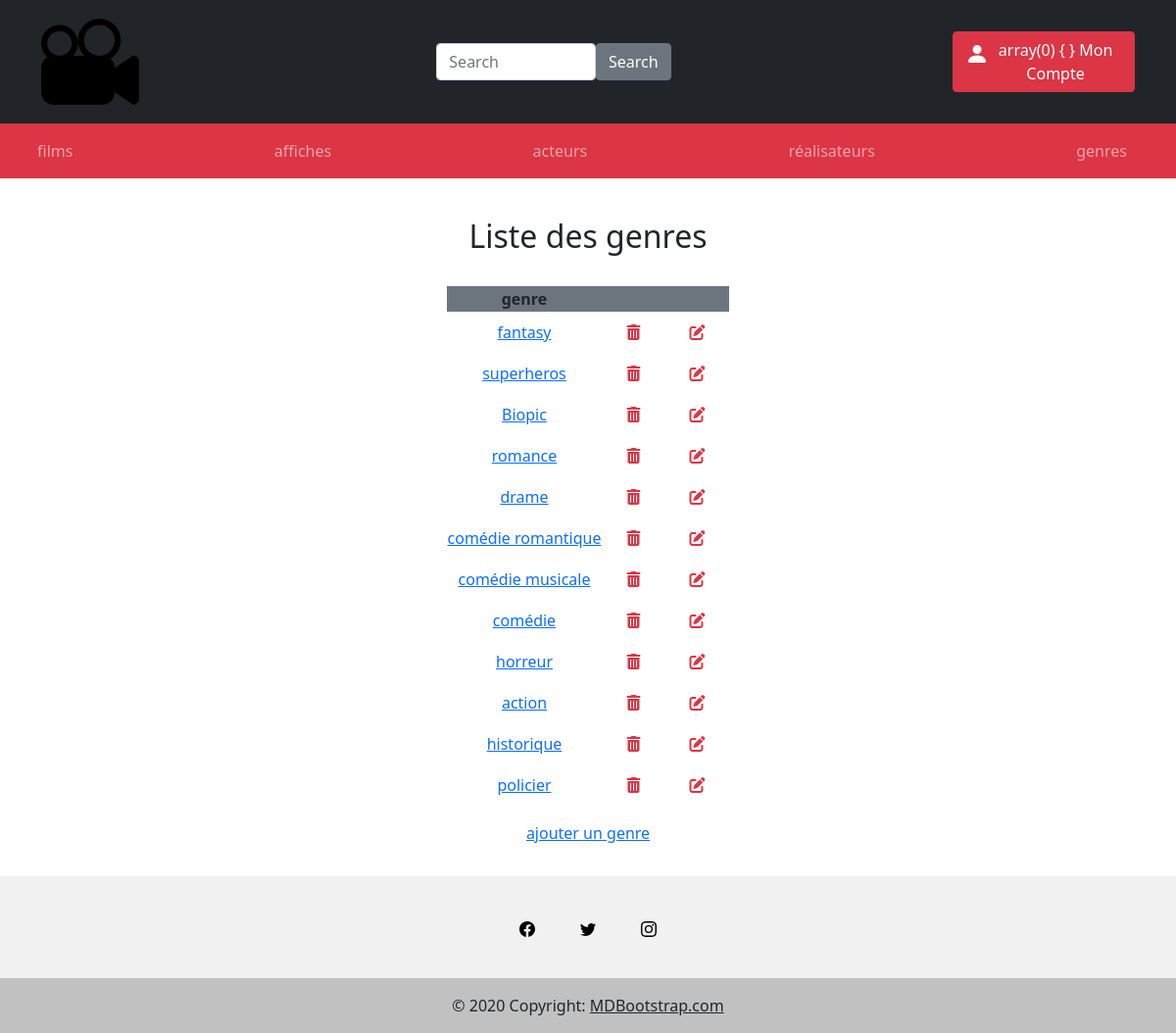
Screenshot of /index.php?action=listGenres with the database file from the repository.
### tables this page shows
CREATE TABLE `Genre` (
  `id` int(11) NOT NULL,
  `libelle` varchar(100) NOT NULL
);

### controllers/GenreController.php (called while the page is built, shortened)
<?php
require_once "bdd/DAO.php";
class GenreController
{
  public function listGenres()
  {
    $dao = new DAO();
    $sql = "SELECT id, libelle FROM Genre g";
    $genres = $dao->executerRequete($sql);
    require "./views/genre/listGenres.php";
  }
}

### bdd/DAO.php (called while the page is built, shortened)
<?php
class DAO
{
  private $bdd;
  public function __construct()
  {
    $this->bdd = new PDO('mysql:host=localhost;dbname=cinema;charset=utf8', 'root', '');
  }
  public function executerRequete($sql, $params = NULL)
  {
    if ($params == NULL) {
      $result = $this->bdd->query($sql);
    } else {
      $result = $this->bdd->prepare($sql);
      $result->execute($params);
    }
    return $result;
  }
}

### views/genre/listGenres.php (the view, shortened to what this page needs)
<h2 class="mt-4">Liste des genres</h2>
<table class="mt-4">
  <thead>
    <tr class="bg-secondary">
      <th>genre</th>
      <th></th>
      <th></th>
    </tr>
  </thead>
  <tbody>
    <?php
    while ($genre = $genres->fetch()) {
      echo "<tr><td><a href='index.php?action=listfilmsGenres&id=" . $genre['id'] . "'>" . $genre["libelle"] . "</a></td>";
      echo "<td><figure><a href='index.php?action=deleteGenre&id=" . $genre['id'] . "'><i class='fas fa-trash-alt'></i></a></figure></td>";
      echo "<td><figure><a href='index.php?action=editGenre&id=" . $genre['id'] . "'><i class='fas fa-edit'></i></a></figure></td></tr>";
    }
    ?>
  </tbody>
</table>
<p><a href="index.php?action=ajoutGenre"">ajouter un genre</a></p>
<?php
require "./views/template.php";

### css/style.css (style rules this page uses)
* { box-sizing: border-box; }
.fas { padding: 0em 1em; color: #dc3545; font-size: larger; }
td .fas { font-size: medium; }
td figure { margin: 0.5rem; }

### rows the page displays
genre: libelle "fantasy"
genre: libelle "superheros"
genre: libelle "Biopic"
genre: libelle "romance"
genre: libelle "drame"
genre: libelle "comédie romantique"
genre: libelle "comédie musicale"
genre: libelle "comédie"
genre: libelle "horreur"
genre: libelle "action"
genre: libelle "historique"
genre: libelle "policier"
